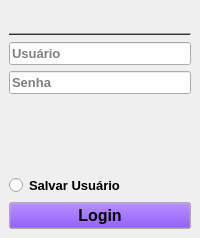
<?xml version="1.0" encoding="UTF-8"?>
<ui version="4.0">
 <class>MainWindow</class>
 <widget class="QMainWindow" name="MainWindow">
  <property name="windowModality">
   <enum>Qt::ApplicationModal</enum>
  </property>
  <property name="enabled">
   <bool>true</bool>
  </property>
  <property name="geometry">
   <rect>
    <x>0</x>
    <y>0</y>
    <width>200</width>
    <height>238</height>
   </rect>
  </property>
  <property name="sizePolicy">
   <sizepolicy hsizetype="Preferred" vsizetype="Preferred">
    <horstretch>0</horstretch>
    <verstretch>0</verstretch>
   </sizepolicy>
  </property>
  <property name="minimumSize">
   <size>
    <width>200</width>
    <height>200</height>
   </size>
  </property>
  <property name="maximumSize">
   <size>
    <width>200</width>
    <height>240</height>
   </size>
  </property>
  <property name="palette">
   <palette>
    <active>
     <colorrole role="Button">
      <brush brushstyle="SolidPattern">
       <color alpha="255">
        <red>85</red>
        <green>0</green>
        <blue>255</blue>
       </color>
      </brush>
     </colorrole>
     <colorrole role="Light">
      <brush brushstyle="SolidPattern">
       <color alpha="255">
        <red>51</red>
        <green>51</green>
        <blue>51</blue>
       </color>
      </brush>
     </colorrole>
     <colorrole role="Highlight">
      <brush brushstyle="SolidPattern">
       <color alpha="255">
        <red>0</red>
        <green>0</green>
        <blue>0</blue>
       </color>
      </brush>
     </colorrole>
    </active>
    <inactive>
     <colorrole role="Button">
      <brush brushstyle="SolidPattern">
       <color alpha="255">
        <red>85</red>
        <green>0</green>
        <blue>255</blue>
       </color>
      </brush>
     </colorrole>
     <colorrole role="Light">
      <brush brushstyle="SolidPattern">
       <color alpha="255">
        <red>51</red>
        <green>51</green>
        <blue>51</blue>
       </color>
      </brush>
     </colorrole>
     <colorrole role="Highlight">
      <brush brushstyle="SolidPattern">
       <color alpha="255">
        <red>0</red>
        <green>0</green>
        <blue>0</blue>
       </color>
      </brush>
     </colorrole>
    </inactive>
    <disabled>
     <colorrole role="Button">
      <brush brushstyle="SolidPattern">
       <color alpha="255">
        <red>85</red>
        <green>0</green>
        <blue>255</blue>
       </color>
      </brush>
     </colorrole>
     <colorrole role="Light">
      <brush brushstyle="SolidPattern">
       <color alpha="255">
        <red>51</red>
        <green>51</green>
        <blue>51</blue>
       </color>
      </brush>
     </colorrole>
     <colorrole role="Highlight">
      <brush brushstyle="SolidPattern">
       <color alpha="255">
        <red>0</red>
        <green>120</green>
        <blue>215</blue>
       </color>
      </brush>
     </colorrole>
    </disabled>
   </palette>
  </property>
  <property name="font">
   <font>
    <family>MS UI Gothic</family>
    <pointsize>12</pointsize>
    <weight>75</weight>
    <bold>true</bold>
    <strikeout>false</strikeout>
   </font>
  </property>
  <property name="windowTitle">
   <string>Gerador de QRCode</string>
  </property>
  <property name="windowIcon">
   <iconset>
    <normaloff>../scr/qr.png</normaloff>../scr/qr.png</iconset>
  </property>
  <property name="windowOpacity">
   <double>1.000000000000000</double>
  </property>
  <property name="iconSize">
   <size>
    <width>50</width>
    <height>50</height>
   </size>
  </property>
  <property name="toolButtonStyle">
   <enum>Qt::ToolButtonIconOnly</enum>
  </property>
  <widget class="QWidget" name="centralwidget">
   <layout class="QVBoxLayout" name="verticalLayout_2">
    <item>
     <widget class="QLabel" name="label">
      <property name="styleSheet">
       <string notr="true">border: None;</string>
      </property>
      <property name="text">
       <string/>
      </property>
      <property name="pixmap">
       <pixmap>../scr/qr.png</pixmap>
      </property>
      <property name="alignment">
       <set>Qt::AlignCenter</set>
      </property>
      <property name="wordWrap">
       <bool>false</bool>
      </property>
     </widget>
    </item>
    <item>
     <widget class="Line" name="line">
      <property name="orientation">
       <enum>Qt::Horizontal</enum>
      </property>
     </widget>
    </item>
    <item>
     <widget class="QLineEdit" name="entryUser">
      <property name="font">
       <font>
        <pointsize>10</pointsize>
       </font>
      </property>
      <property name="toolTip">
       <string>Adicione seu usuário do DB</string>
      </property>
      <property name="echoMode">
       <enum>QLineEdit::Normal</enum>
      </property>
      <property name="placeholderText">
       <string>Usuário</string>
      </property>
      <property name="cursorMoveStyle">
       <enum>Qt::VisualMoveStyle</enum>
      </property>
     </widget>
    </item>
    <item>
     <widget class="QLineEdit" name="entryPasw">
      <property name="font">
       <font>
        <pointsize>10</pointsize>
       </font>
      </property>
      <property name="toolTip">
       <string>Sua senha é confidencial!</string>
      </property>
      <property name="inputMask">
       <string extracomment="0"/>
      </property>
      <property name="text">
       <string/>
      </property>
      <property name="echoMode">
       <enum>QLineEdit::PasswordEchoOnEdit</enum>
      </property>
      <property name="placeholderText">
       <string>Senha</string>
      </property>
      <property name="cursorMoveStyle">
       <enum>Qt::LogicalMoveStyle</enum>
      </property>
      <property name="clearButtonEnabled">
       <bool>false</bool>
      </property>
     </widget>
    </item>
    <item>
     <spacer name="verticalSpacer">
      <property name="orientation">
       <enum>Qt::Vertical</enum>
      </property>
      <property name="sizeHint" stdset="0">
       <size>
        <width>20</width>
        <height>40</height>
       </size>
      </property>
     </spacer>
    </item>
    <item>
     <widget class="QRadioButton" name="radioSaveUser">
      <property name="font">
       <font>
        <pointsize>10</pointsize>
       </font>
      </property>
      <property name="text">
       <string>Salvar Usuário</string>
      </property>
      <property name="shortcut">
       <string>Ctrl+S</string>
      </property>
     </widget>
    </item>
    <item>
     <widget class="QPushButton" name="btnLogin">
      <property name="text">
       <string>Login</string>
      </property>
      <property name="icon">
       <iconset>
        <normaloff>../scr/login.png</normaloff>../scr/login.png</iconset>
      </property>
      <property name="iconSize">
       <size>
        <width>18</width>
        <height>18</height>
       </size>
      </property>
      <property name="shortcut">
       <string>Enter</string>
      </property>
     </widget>
    </item>
   </layout>
  </widget>
 </widget>
 <resources/>
 <connections/>
</ui>
